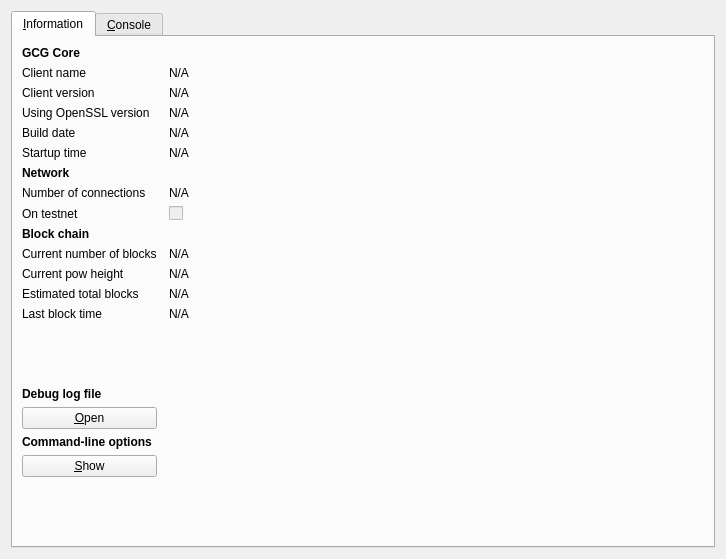
<?xml version="1.0" encoding="UTF-8"?>
<ui version="4.0">
 <class>RPCConsole</class>
 <widget class="QDialog" name="RPCConsole">
  <property name="geometry">
   <rect>
    <x>0</x>
    <y>0</y>
    <width>726</width>
    <height>559</height>
   </rect>
  </property>
  <property name="windowTitle">
   <string>GCG - Debug window</string>
  </property>
  <layout class="QHBoxLayout" name="horizontalLayout_2">
   <item>
    <widget class="QTabWidget" name="tabWidget">
     <property name="currentIndex">
      <number>0</number>
     </property>
     <widget class="QWidget" name="tab_info">
      <attribute name="title">
       <string>&amp;Information</string>
      </attribute>
      <layout class="QGridLayout" name="gridLayout" columnstretch="0,1">
       <property name="horizontalSpacing">
        <number>12</number>
       </property>
       <item row="8" column="0">
        <widget class="QLabel" name="label_8">
         <property name="text">
          <string>On testnet</string>
         </property>
        </widget>
       </item>
       <item row="12" column="0">
        <widget class="QLabel" name="label_4">
         <property name="text">
          <string>Estimated total blocks</string>
         </property>
        </widget>
       </item>
       <item row="10" column="0">
        <widget class="QLabel" name="label_3">
         <property name="text">
          <string>Current number of blocks</string>
         </property>
        </widget>
       </item>
       <item row="10" column="1">
        <widget class="QLabel" name="numberOfBlocks">
         <property name="cursor">
          <cursorShape>IBeamCursor</cursorShape>
         </property>
         <property name="text">
          <string>N/A</string>
         </property>
         <property name="textFormat">
          <enum>Qt::PlainText</enum>
         </property>
         <property name="textInteractionFlags">
          <set>Qt::LinksAccessibleByMouse|Qt::TextSelectableByKeyboard|Qt::TextSelectableByMouse</set>
         </property>
        </widget>
       </item>
       <item row="14" column="0">
        <spacer name="verticalSpacer_2">
         <property name="orientation">
          <enum>Qt::Vertical</enum>
         </property>
         <property name="sizeHint" stdset="0">
          <size>
           <width>20</width>
           <height>20</height>
          </size>
         </property>
        </spacer>
       </item>
       <item row="15" column="0">
        <widget class="QLabel" name="labelDebugLogfile">
         <property name="font">
          <font>
           <weight>75</weight>
           <bold>true</bold>
          </font>
         </property>
         <property name="text">
          <string>Debug log file</string>
         </property>
        </widget>
       </item>
       <item row="12" column="1">
        <widget class="QLabel" name="totalBlocks">
         <property name="cursor">
          <cursorShape>IBeamCursor</cursorShape>
         </property>
         <property name="text">
          <string>N/A</string>
         </property>
         <property name="textFormat">
          <enum>Qt::PlainText</enum>
         </property>
         <property name="textInteractionFlags">
          <set>Qt::LinksAccessibleByMouse|Qt::TextSelectableByKeyboard|Qt::TextSelectableByMouse</set>
         </property>
        </widget>
       </item>
       <item row="13" column="1">
        <widget class="QLabel" name="lastBlockTime">
         <property name="cursor">
          <cursorShape>IBeamCursor</cursorShape>
         </property>
         <property name="text">
          <string>N/A</string>
         </property>
         <property name="textFormat">
          <enum>Qt::PlainText</enum>
         </property>
         <property name="textInteractionFlags">
          <set>Qt::LinksAccessibleByMouse|Qt::TextSelectableByKeyboard|Qt::TextSelectableByMouse</set>
         </property>
        </widget>
       </item>
       <item row="13" column="0">
        <widget class="QLabel" name="label_2">
         <property name="text">
          <string>Last block time</string>
         </property>
        </widget>
       </item>
       <item row="17" column="0">
        <widget class="QLabel" name="labelCLOptions">
         <property name="font">
          <font>
           <weight>75</weight>
           <bold>true</bold>
          </font>
         </property>
         <property name="text">
          <string>Command-line options</string>
         </property>
        </widget>
       </item>
       <item row="16" column="0">
        <widget class="QPushButton" name="openDebugLogfileButton">
         <property name="toolTip">
          <string>Open the GCG debug log file from the current data directory. This can take a few seconds for large log files.</string>
         </property>
         <property name="text">
          <string>&amp;Open</string>
         </property>
         <property name="autoDefault">
          <bool>false</bool>
         </property>
        </widget>
       </item>
       <item row="18" column="0">
        <widget class="QPushButton" name="showCLOptionsButton">
         <property name="toolTip">
          <string>Show the GCG-Qt help message to get a list with possible GCG command-line options.</string>
         </property>
         <property name="text">
          <string>&amp;Show</string>
         </property>
         <property name="autoDefault">
          <bool>false</bool>
         </property>
        </widget>
       </item>
       <item row="19" column="0">
        <spacer name="verticalSpacer">
         <property name="orientation">
          <enum>Qt::Vertical</enum>
         </property>
         <property name="sizeHint" stdset="0">
          <size>
           <width>20</width>
           <height>40</height>
          </size>
         </property>
        </spacer>
       </item>
       <item row="0" column="0">
        <widget class="QLabel" name="label_9">
         <property name="font">
          <font>
           <weight>75</weight>
           <bold>true</bold>
          </font>
         </property>
         <property name="text">
          <string>GCG Core</string>
         </property>
        </widget>
       </item>
       <item row="1" column="0">
        <widget class="QLabel" name="label_5">
         <property name="text">
          <string>Client name</string>
         </property>
        </widget>
       </item>
       <item row="2" column="1">
        <widget class="QLabel" name="clientVersion">
         <property name="cursor">
          <cursorShape>IBeamCursor</cursorShape>
         </property>
         <property name="text">
          <string>N/A</string>
         </property>
         <property name="textFormat">
          <enum>Qt::PlainText</enum>
         </property>
         <property name="textInteractionFlags">
          <set>Qt::LinksAccessibleByMouse|Qt::TextSelectableByKeyboard|Qt::TextSelectableByMouse</set>
         </property>
        </widget>
       </item>
       <item row="3" column="0">
        <widget class="QLabel" name="label_14">
         <property name="text">
          <string>Using OpenSSL version</string>
         </property>
         <property name="indent">
          <number>-1</number>
         </property>
        </widget>
       </item>
       <item row="1" column="1">
        <widget class="QLabel" name="clientName">
         <property name="cursor">
          <cursorShape>IBeamCursor</cursorShape>
         </property>
         <property name="text">
          <string>N/A</string>
         </property>
         <property name="textFormat">
          <enum>Qt::PlainText</enum>
         </property>
         <property name="textInteractionFlags">
          <set>Qt::LinksAccessibleByMouse|Qt::TextSelectableByKeyboard|Qt::TextSelectableByMouse</set>
         </property>
        </widget>
       </item>
       <item row="2" column="0">
        <widget class="QLabel" name="label_6">
         <property name="text">
          <string>Client version</string>
         </property>
        </widget>
       </item>
       <item row="4" column="1">
        <widget class="QLabel" name="buildDate">
         <property name="cursor">
          <cursorShape>IBeamCursor</cursorShape>
         </property>
         <property name="text">
          <string>N/A</string>
         </property>
         <property name="textFormat">
          <enum>Qt::PlainText</enum>
         </property>
         <property name="textInteractionFlags">
          <set>Qt::LinksAccessibleByMouse|Qt::TextSelectableByKeyboard|Qt::TextSelectableByMouse</set>
         </property>
        </widget>
       </item>
       <item row="5" column="0">
        <widget class="QLabel" name="label_13">
         <property name="text">
          <string>Startup time</string>
         </property>
        </widget>
       </item>
       <item row="3" column="1">
        <widget class="QLabel" name="openSSLVersion">
         <property name="cursor">
          <cursorShape>IBeamCursor</cursorShape>
         </property>
         <property name="text">
          <string>N/A</string>
         </property>
         <property name="textFormat">
          <enum>Qt::PlainText</enum>
         </property>
         <property name="textInteractionFlags">
          <set>Qt::LinksAccessibleByMouse|Qt::TextSelectableByKeyboard|Qt::TextSelectableByMouse</set>
         </property>
        </widget>
       </item>
       <item row="4" column="0">
        <widget class="QLabel" name="label_12">
         <property name="text">
          <string>Build date</string>
         </property>
        </widget>
       </item>
       <item row="8" column="1">
        <widget class="QCheckBox" name="isTestNet">
         <property name="enabled">
          <bool>false</bool>
         </property>
         <property name="text">
          <string/>
         </property>
        </widget>
       </item>
       <item row="5" column="1">
        <widget class="QLabel" name="startupTime">
         <property name="cursor">
          <cursorShape>IBeamCursor</cursorShape>
         </property>
         <property name="text">
          <string>N/A</string>
         </property>
         <property name="textFormat">
          <enum>Qt::PlainText</enum>
         </property>
         <property name="textInteractionFlags">
          <set>Qt::LinksAccessibleByMouse|Qt::TextSelectableByKeyboard|Qt::TextSelectableByMouse</set>
         </property>
        </widget>
       </item>
       <item row="7" column="0">
        <widget class="QLabel" name="label_7">
         <property name="text">
          <string>Number of connections</string>
         </property>
        </widget>
       </item>
       <item row="9" column="0">
        <widget class="QLabel" name="label_10">
         <property name="font">
          <font>
           <weight>75</weight>
           <bold>true</bold>
          </font>
         </property>
         <property name="text">
          <string>Block chain</string>
         </property>
        </widget>
       </item>
       <item row="7" column="1">
        <widget class="QLabel" name="numberOfConnections">
         <property name="cursor">
          <cursorShape>IBeamCursor</cursorShape>
         </property>
         <property name="text">
          <string>N/A</string>
         </property>
         <property name="textFormat">
          <enum>Qt::PlainText</enum>
         </property>
         <property name="textInteractionFlags">
          <set>Qt::LinksAccessibleByMouse|Qt::TextSelectableByKeyboard|Qt::TextSelectableByMouse</set>
         </property>
        </widget>
       </item>
       <item row="6" column="0">
        <widget class="QLabel" name="label_11">
         <property name="font">
          <font>
           <weight>75</weight>
           <bold>true</bold>
          </font>
         </property>
         <property name="text">
          <string>Network</string>
         </property>
        </widget>
       </item>
       <item row="11" column="0">
        <widget class="QLabel" name="label_15">
         <property name="text">
          <string>Current pow height</string>
         </property>
        </widget>
       </item>
       <item row="11" column="1">
        <widget class="QLabel" name="numberOfPow">
         <property name="cursor">
          <cursorShape>IBeamCursor</cursorShape>
         </property>
         <property name="text">
          <string>N/A</string>
         </property>
         <property name="textFormat">
          <enum>Qt::PlainText</enum>
         </property>
         <property name="textInteractionFlags">
          <set>Qt::LinksAccessibleByMouse|Qt::TextSelectableByKeyboard|Qt::TextSelectableByMouse</set>
         </property>
        </widget>
       </item>
      </layout>
     </widget>
     <widget class="QWidget" name="tab_console">
      <attribute name="title">
       <string>&amp;Console</string>
      </attribute>
      <layout class="QVBoxLayout" name="verticalLayout_3">
       <property name="spacing">
        <number>3</number>
       </property>
       <item>
        <widget class="QTextEdit" name="messagesWidget">
         <property name="minimumSize">
          <size>
           <width>0</width>
           <height>100</height>
          </size>
         </property>
         <property name="readOnly">
          <bool>true</bool>
         </property>
         <property name="tabKeyNavigation" stdset="0">
          <bool>false</bool>
         </property>
         <property name="columnCount" stdset="0">
          <number>2</number>
         </property>
        </widget>
       </item>
       <item>
        <layout class="QHBoxLayout" name="horizontalLayout">
         <property name="spacing">
          <number>3</number>
         </property>
         <item>
          <widget class="QLabel" name="label">
           <property name="text">
            <string notr="true">&gt;</string>
           </property>
          </widget>
         </item>
         <item>
          <widget class="QLineEdit" name="lineEdit"/>
         </item>
         <item>
          <widget class="QPushButton" name="clearButton">
           <property name="maximumSize">
            <size>
             <width>24</width>
             <height>24</height>
            </size>
           </property>
           <property name="toolTip">
            <string>Clear console</string>
           </property>
           <property name="text">
            <string/>
           </property>
           <property name="icon">
            <iconset resource="../bitcoin.qrc">
             <normaloff>:/icons/remove</normaloff>:/icons/remove</iconset>
           </property>
           <property name="shortcut">
            <string notr="true">Ctrl+L</string>
           </property>
           <property name="autoDefault">
            <bool>false</bool>
           </property>
          </widget>
         </item>
        </layout>
       </item>
      </layout>
     </widget>
    </widget>
   </item>
  </layout>
 </widget>
 <resources>
  <include location="../bitcoin.qrc"/>
 </resources>
 <connections/>
</ui>
